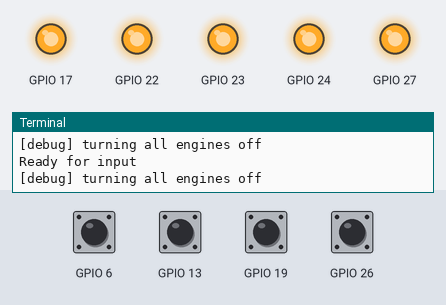
Bench run of a program on a simulated Raspberry Pi (BCM pin numbers). On the bench: output pins drawn as LEDs (lit = HIGH), the last lines printed to the terminal. The test bench sets the inputs (shaded band); at power-on: GPIO 6, GPIO 13, GPIO 19, GPIO 26 LOW.

Above: at 1.2 s.
1.3 s: GPIO 6 pulled HIGH for 0.15 s
At 2.1 s:
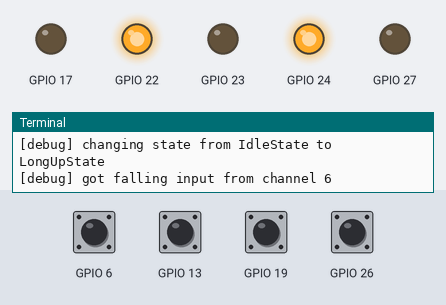
2.9 s: GPIO 13 pulled HIGH for 0.15 s
At 3.5 s:
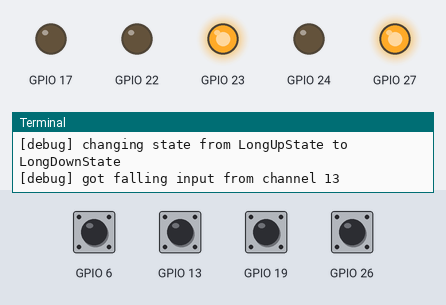
4.5 s: GPIO 19 pulled HIGH for 0.15 s
At 5.6 s:
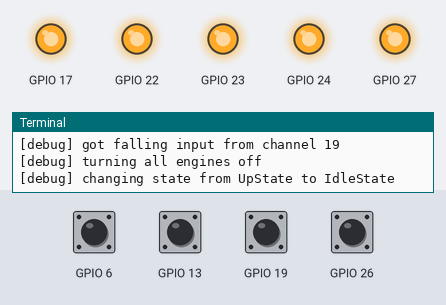
6.1 s: GPIO 26 pulled HIGH for 0.15 s
At 6.2 s:
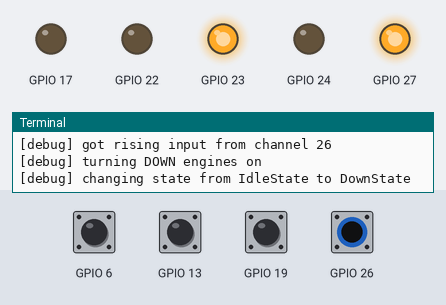
7.7 s: GPIO 13 pulled HIGH for 1 s
At 8.8 s:
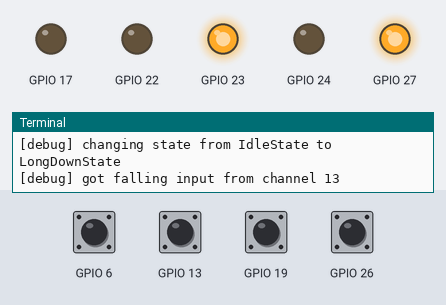
10.2 s: GPIO 6 pulled HIGH for 1 s
At 11.0 s:
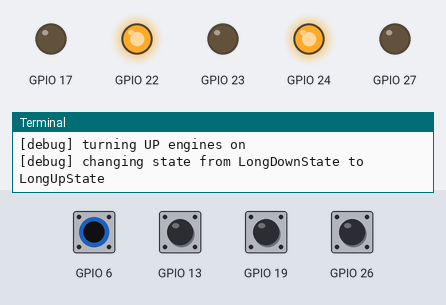
Timing chart, 0 to 31.5 s (numbered marks = the images above; inputs shaded):
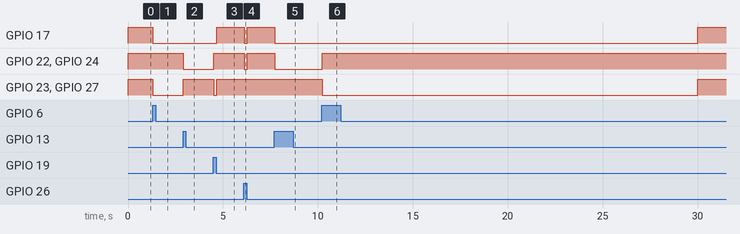

The program:

__main__.py
```python
import RPi.GPIO as gpio
import asyncio as aio
import signal
import messages as msg
import engines
from state_machine import StateMachine
from wrapped_io import IOContainer

print("Starting up...")

# set pin numbering mode
gpio.setmode(gpio.BCM)

# IO setup
IO = IOContainer()
IO.add_outputs(
        main = 17,
        left_up = 23,
        left_down = 22,
        right_up = 27,
        right_down = 24)
IO.add_inputs(
        up = 19,
        down = 26,
        up_long = 6,
        down_long = 13)

IO.summary()

# initialize engines
engines.initialize(IO.o)

# set up producer-consumer pattern
QUEUE = aio.Queue()

async def timer_producer():
    while True:
        await aio.sleep(1)
        await QUEUE.put("on_second_passed")

async def consumer():
    sm = StateMachine()
    while True:
        message = await QUEUE.get()
        sm.process(message)

LOOP = aio.get_event_loop()
LOOP.create_task(consumer())
LOOP.create_task(timer_producer())

# start reacting to input
async def rising_callback(channel):
    event = "on_" + channel.name + "_pressed"
    print("[debug] got rising input from channel", channel.pin)
    await QUEUE.put(event)

async def falling_callback(channel):
    event = "on_" + channel.name + "_released"
    print("[debug] got falling input from channel", channel.pin)
    await QUEUE.put(event)

async def input_producer():
    while True:
        await IO.dispatch_input_events(rising_callback, falling_callback)
        await aio.sleep(0.05)

LOOP.create_task(input_producer())

# close when terminated
for sig in ('SIGINT', 'SIGTERM'):
    LOOP.add_signal_handler(getattr(signal, sig), LOOP.stop)

# start operating
try:
    print("Ready for input")
    LOOP.run_forever()
finally:
    # clean up after execution
    print("Cleaning up...")
    LOOP.close()
    gpio.cleanup()
```

messages.py
```python
SECOND_PASSED = 1
UP_PRESSED = 2
UP_RELEASED = 3
DOWN_PRESSED = 4
DOWN_RELEASED = 5
UP_LONG_PRESSED = 6
UP_LONG_RELEASED = 7
DOWN_LONG_PRESSED = 8
DOWN_LONG_RELEASED = 9
```

engines.py
```python
import RPi.GPIO as gpio

def up_off():
    print("[debug] turning UP engines off")
    _OUT.left_up.off()
    _OUT.RIGHT_UP.off()

def up_on():
    print("[debug] turning UP engines on")
    _OUT.left_down.off()
    _OUT.right_down.off()

    _OUT.main.on()
    _OUT.left_up.on()
    _OUT.right_up.on()

def down_off():
    print("[debug] turning DOWN engines off")
    _OUT.left_down.off()
    _OUT.right_down.off()

def down_on():
    print("[debug] turning DOWN engines on")
    _OUT.left_up.off()
    _OUT.right_up.off()

    _OUT.main.on()
    _OUT.left_down.on()
    _OUT.right_down.on()

def all_off():
    print("[debug] turning all engines off")
    _OUT.main.off()
    _OUT.left_up.off()
    _OUT.right_up.off()
    _OUT.left_down.off()
    _OUT.right_down.off()

def initialize(outputs):
    global _OUT
    _OUT = outputs
    all_off()
```

state_machine.py
```python
from idle_state import IdleState

class StateMachine():
    def __init__(self):
        self.state = IdleState()

    def process(self, msg):
        new_state = self.state.process(msg)
        if new_state != None:
            print("[debug] changing state from", self._get_name(self.state), "to", self._get_name(new_state))
            self.state = new_state

    def _get_name(self, obj):
        t = type(obj)
        if t.__name__ == 'function':
            return obj.__name__
        else:
            return t.__name__
```

wrapped_io.py
```python
import RPi.GPIO as gpio

class Output():
    def __init__(self, pin, on_state = 0, name = ""):
        self.pin = pin
        self.on_state = on_state
        self.name = name
        self.off_state = 1 - on_state
        gpio.setup(pin, gpio.OUT)
        self.off()
        print("[debug] set up pin", pin, "to be an output")

    def off(self):
        gpio.output(self.pin, self.off_state)
        self.current = self.off_state

    def on(self):
        gpio.output(self.pin, self.on_state)
        self.current = self.on_state

class Input():
    def __init__(self, pin, pull = gpio.PUD_DOWN, name = ""):
        self.pin = pin
        self.name = name
        gpio.setup(pin, gpio.IN, pull_up_down = pull)
        self._last_value = self.read()
        print("[debug] set up pin", pin, "to be an input")

    def read(self):
        return gpio.input(self.pin)

    def event_detected(self):
        return self._process_input()

    async def dispatch_detected_event(self, on_rising, on_falling):
        event = self.event_detected()
        if event is not None:
            if event == gpio.RISING:
                await on_rising(self)
            else:
                await on_falling(self)

    def _process_input(self):
        current = self.read()
        if current != self._last_value:
            self._last_value = current
            if current == 1:
                return gpio.RISING
            else:
                return gpio.FALLING

class IOContainer():
    class _placeholder: pass

    def __init__(self):
        self.i = IOContainer._placeholder()
        self.o = IOContainer._placeholder()

    def add_inputs(self, **kwargs):
        for k in kwargs:
            v = kwargs[k]
            setattr(self.i, k, Input(v, name = k))

    def add_outputs(self, on_state = 0, **kwargs):
        for k in kwargs:
            v = kwargs[k]
            setattr(self.o, k, Output(v, on_state, k))

    def inputs(self):
        return self.i.__dict__

    def outputs(self):
        return self.o.__dict__

    def input(self, name):
        return self.inputs()[name]

    def output(self, name):
        return self.outputs()[name]

    async def dispatch_input_events(self, on_rising, on_falling):
        for k in self.inputs():
            await self.input(k).dispatch_detected_event(on_rising, on_falling)

    def summary(self):
        for k in self.inputs():
            print("Input pin '{}': {}".format(k, self.input(k).pin))
        for k in self.outputs():
            print("Output pin '{}': {}".format(k, self.output(k).pin))
```

idle_state.py
```python
from state import State
import engines
from up_state import UpState
from down_state import DownState
from long_up_state import LongUpState
from long_down_state import LongDownState

class IdleState(State):
    def __init__(self):
        engines.all_off()

    def on_up_pressed(self):
        return UpState()

    def on_down_pressed(self):
        return DownState()

    def on_up_long_pressed(self):
        return LongUpState()

    def on_down_long_pressed(self):
        return LongDownState()
```

state.py
```python
import messages

class State():
    def process(self, msg):
        return self._dispatch(msg)

    def _dispatch(self, msg):
        if hasattr(self, msg):
            handler = getattr(self, msg)
            return handler()
```

up_state.py
```python
from state import State
import engines
import idle_state as ids
import long_up_state as lus

class UpState(State):
    def __init__(self):
        engines.up_on()

    def on_up_released(self):
        return ids.IdleState()

    def on_down_pressed(self):
        return self.on_up_released()

    def on_down_long_pressed(self):
        return self.on_up_released()

    def on_up_long_pressed(self):
        return lus.LongUpState()
```

down_state.py
```python
from state import State
import engines
import idle_state as ids
import long_down_state as lds

class DownState(State):
    def __init__(self):
        engines.down_on()

    def on_down_released(self):
        return ids.IdleState()

    def on_up_pressed(self):
        return self.on_down_released()

    def on_up_long_pressed(self):
        return self.on_down_released()

    def on_down_long_pressed(self):
        return lds.LongDownState()
```

long_up_state.py
```python
from state import State
import engines
import idle_state as ids
import up_state as us
import down_state as ds
import long_down_state as lds

class LongUpState(State):
    def __init__(self, length=20):
        self.length = length
        self.current_time = 0
        engines.up_on()

    def on_second_passed(self):
        self.current_time += 1
        if self.current_time >= self.length:
            return ids.IdleState()

    def on_up_pressed(self):
        return us.UpState()

    def on_down_pressed(self):
        return ds.DownState()

    def on_down_long_pressed(self):
        return lds.LongDownState()
```

long_down_state.py
```python
from state import State
import engines
import idle_state as ids
import up_state as us
import down_state as ds
import long_up_state as lus

class LongDownState(State):
    def __init__(self, length=20):
        self.length = length
        self.current_time = 0
        engines.down_on()

    def on_second_passed(self):
        self.current_time += 1
        if self.current_time >= self.length:
            return ids.IdleState()

    def on_up_pressed(self):
        return us.UpState()

    def on_down_pressed(self):
        return ds.DownState()

    def on_up_long_pressed(self):
        return lus.LongUpState()
```

Measured:
- after the input at 1.3 s, GPIO 17, GPIO 23, GPIO 27: HIGH → LOW at once
- after the input at 2.9 s, GPIO 22, GPIO 24: HIGH → LOW at once; GPIO 23, GPIO 27: LOW → HIGH at once
- after the input at 4.5 s, GPIO 17: LOW → HIGH after 0.18 s; GPIO 22, GPIO 24: LOW → HIGH at once; GPIO 23, GPIO 27: HIGH → LOW at once, → HIGH 0.15 s later
- after the input at 6.1 s, GPIO 17, GPIO 22, GPIO 24: HIGH → LOW at once, → HIGH 0.15 s later
- after the input at 7.7 s, GPIO 17, GPIO 22, GPIO 24: HIGH → LOW at once
- after the input at 10.2 s, GPIO 17: LOW → HIGH after 19.8 s instead of 16.8 s; GPIO 22, GPIO 24: LOW → HIGH after 0.04 s instead of 16.8 s; GPIO 23, GPIO 27: HIGH → LOW at once, → HIGH 19.8 s later
